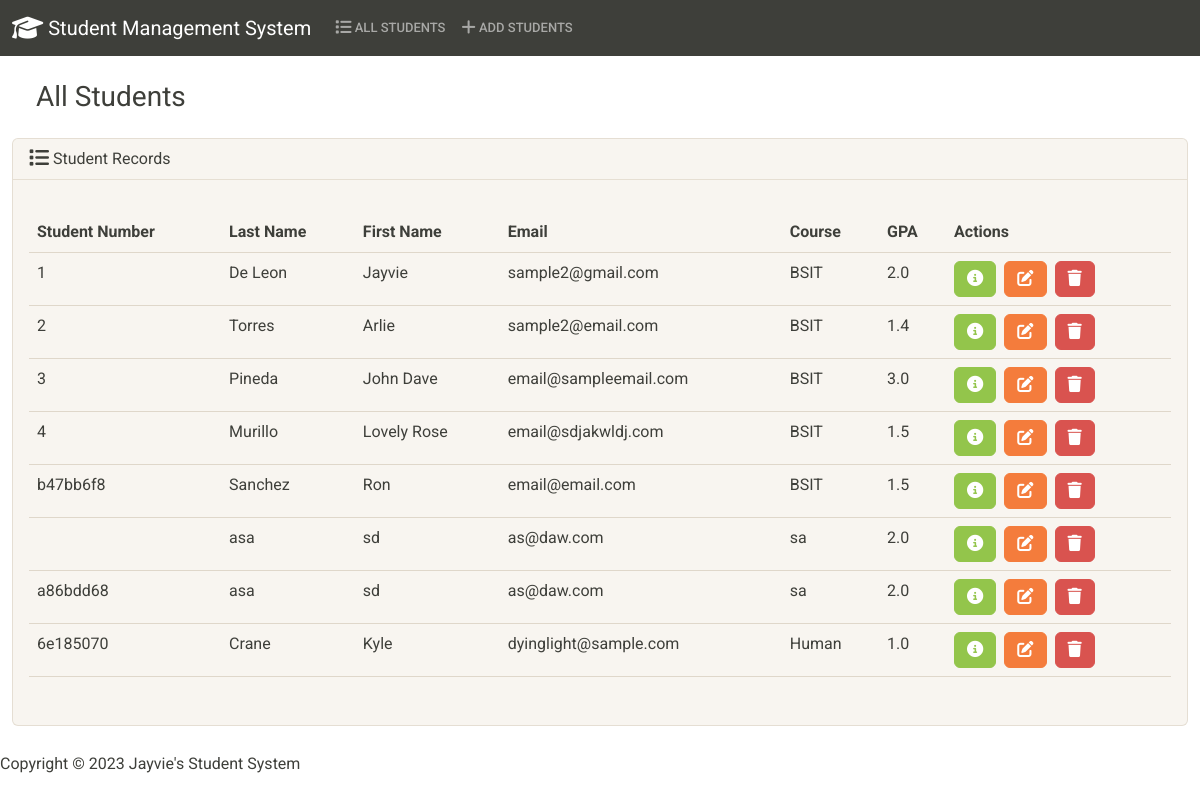
Before: / with the older database file.
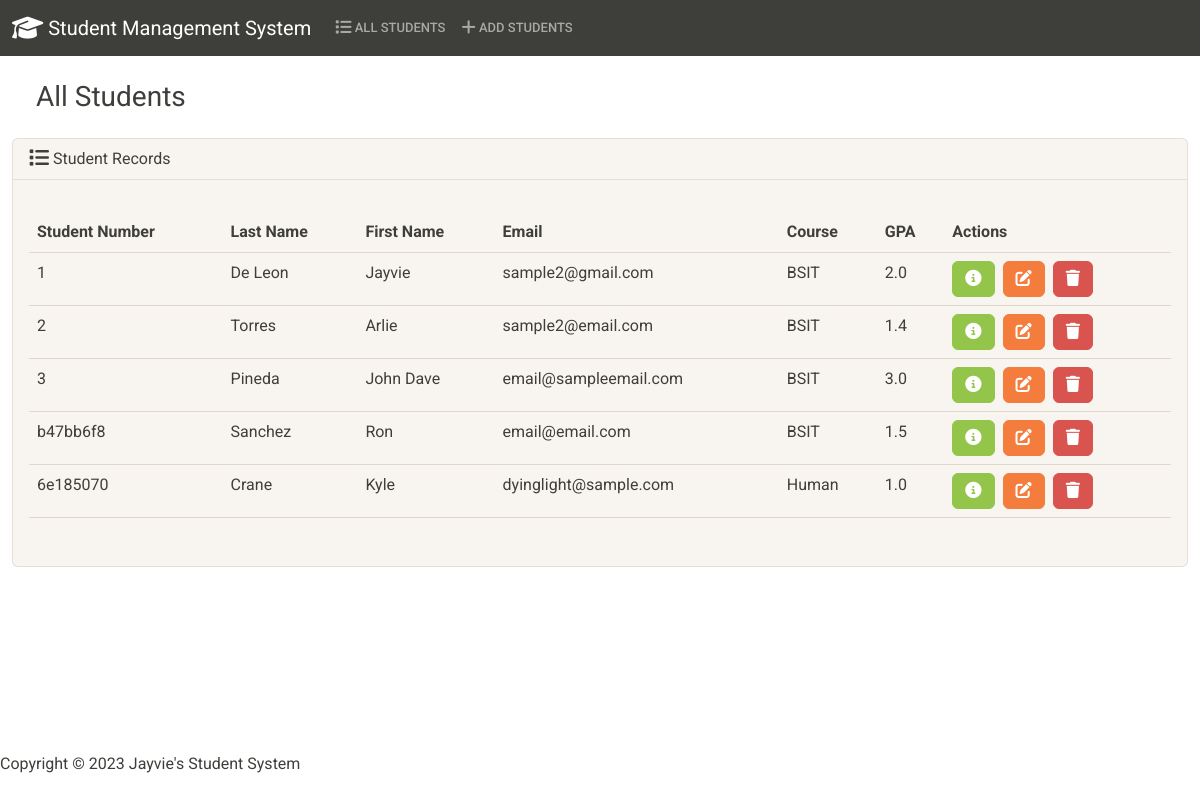
After: the same page with the newer database file.
### students/models.py (models this page shows, shortened)
class Student(models.Model):
    student_number = models.CharField(max_length=8)
    first_name = models.CharField(max_length=50)
    last_name = models.CharField(max_length=50)
    email = models.EmailField(max_length=100)
    course = models.CharField(max_length=50)
    gpa = models.FloatField()

### students/views.py (the view)
# urls.py: path('', views.index, name='index'),
def index(request):
    return render(request, 'students/index.html',{
        'students': Student.objects.all()
        })

### students/templates/students/index.html (shortened to what this page needs)
{% extends 'students/base.html' %}
{% block body %}
<h3 class="m-4">All Students</h3>
<div class="row">
  <div class="col=12">
    {% if students %}
    <div class="card bg-light mg-4 mb-4">
      <div class="card-header">
        <i class="fa-solid fa-list fa-lg"></i> Student Records
      </div>
      <div class="card-body">
        <p class="card-text">
          <div class="table-responsive">
            <table class="table table-hover">
              <thead>
                <tr>
                  <th scope="col">Student Number</th>
                  <th scope="col">Last Name</th>
                  <th scope="col">First Name</th>
                  <th scope="col">Email</th>
                  <th scope="col">Course</th>
                  <th scope="col">GPA </th>
                  <th scope="col">Actions</th>
                </tr>
              </thead>
              <tbody>
                {% for student in students %}
                <tr>
                  <td>{{ student.student_number }}</td>
                  <td>{{ student.last_name }}</td>
                  <td>{{ student.first_name }}</td>
                  <td>{{ student.email }}</td>
                  <td>{{ student.course }}</td>
                  <td>{{ student.gpa }}</td>
                  <td>
                    <button type="button" class="btn btn-success me-1" href="{% url 'view_student' student.id %}" data-bs-toggle="modal" data-bs-target="#myModal{{student.id}}"></button>
                    <a class="btn btn-warning me-1" href="{% url 'edit' student.id %}">
                    </a>
                      <button type ="button" class="btn btn-danger" data-bs-toggle="modal" data-bs-target="#delete{{student.id}}"></button>
                  </td>
                </tr>
                {% endfor %}
              </tbody>
            </table>
          </div>
        </p>
      </div>
    </div>
    {% else %}
    <h5 class="alert alert-primary ms-4 me-4">No Student</h5>
    {% endif %}
  </div>
</div>
  {% endblock %}

### students/templates/students/base.html (shortened to what this page needs)
{% load static %}
<!DOCTYPE html>
<html lang="en">
  <head>
    <link
      rel="stylesheet"
      href="https://cdnjs.cloudflare.com/ajax/libs/font-awesome/6.4.0/css/all.min.css"
    />
    <link href="{% static 'css/bootstrap.min.css' %}" rel="stylesheet" />
  </head>
  <body class="d-flex flex-column min-vh-100">
    <nav class="navbar navbar-expand-lg navbar-dark bg-dark">
      <div class="container-fluid">
        <a class="navbar-brand" href="{% url 'index' %}">
          <i class="fa-solid fa-graduation-cap fa-lg"></i> Student Management
          System</a
        >
        <div class="collapse navbar-collapse" id="navbarColor02">
          <ul class="navbar-nav me-auto">
            <li class="nav-item">
              <a class="nav-link" href="{% url 'index' %}">
                 All Students</a
              >
            </li>
            <li class="nav-item">
              <a class="nav-link" href="{% url 'add' %}">
                 Add Students</a
              >
            </li>
          </ul>
        </div>
      </div>
    </nav>
    <div class="container-fluid">{% block body %} {% endblock %}</div>
    <footer class="mt-auto mb-4">
      <div class="center">
        <span>
          Copyright &copy;
          Jayvie's Student System
        </span>
      </div>
    </footer>
  </body>
</html>

Changed rows visible on the page:
removed Student: student_number "4", last_name "Murillo", first_name "Lovely Rose", email "email@sdjakwldj.com", course "BSIT", gpa "1.5"
removed Student: last_name "asa", first_name "sd", email "as@daw.com", course "sa", gpa "2.0"
removed Student: student_number "a86bdd68", last_name "asa", first_name "sd", email "as@daw.com", course "sa", gpa "2.0"
